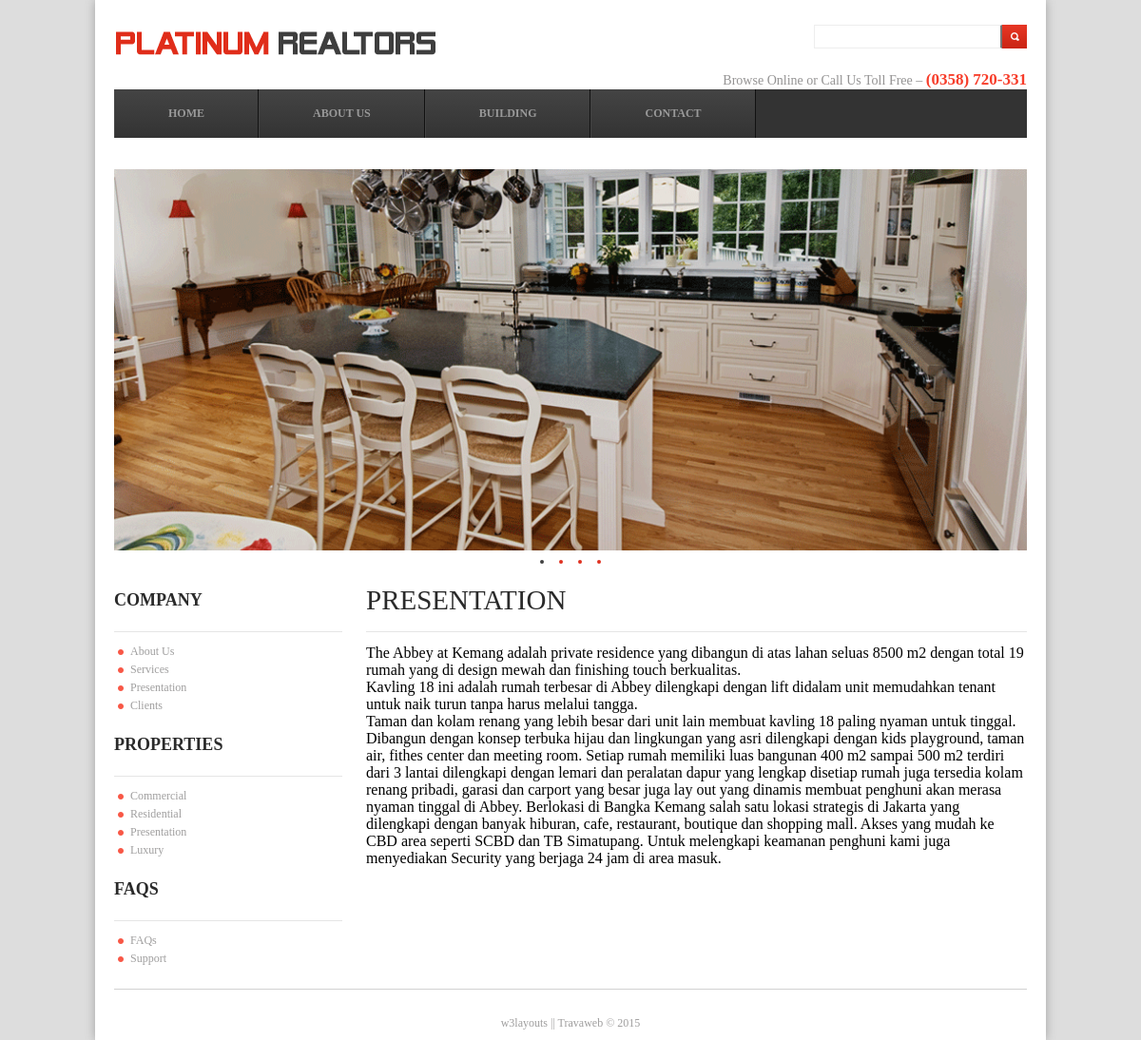
Screenshot of /halaman.php?read=presentation with the database file from the repository.
### tables this page shows
CREATE TABLE IF NOT EXISTS `posting` (
  `id_posting` int(11) NOT NULL AUTO_INCREMENT,
  `email` varchar(122) NOT NULL,
  `judul` varchar(122) NOT NULL,
  `judul_seo` varchar(122) NOT NULL,
  `isi_posting` text NOT NULL,
  `id_kategori` int(11) NOT NULL,
  `lihat` int(11) NOT NULL,
  `tanggal` date NOT NULL,
  `gambar` varchar(1222) NOT NULL,
  `alamat` varchar(122) NOT NULL,
  `luas` varchar(1222) NOT NULL,
  `harga` varchar(122) NOT NULL,
  `tahun` varchar(122) NOT NULL,
  PRIMARY KEY (`id_posting`)
);

### web/view/view.php (the view, shortened to what this page needs)
<div class="gallery">
 <?php
$d=mysql_query("select * from posting where judul_seo='$_GET[read]'");
$r=mysql_fetch_array($d);
echo "
<h4>$r[judul]</h4>";
echo "<p>$r[isi_posting]</p>";
?>
 </div>

### web/css/style.css (style rules this page uses)
html,body,div,span,applet,object,iframe,h1,h2,h3,h4,h5,h6,p,blockquote,pre,a,abbr,acronym,address,big,cite,code,del,dfn,em,img,ins,kbd,q,s,samp,small,strike,strong,sub,sup,tt,var,b,u,i,dl,dt,dd,ol,nav ul,nav li,fieldset,form,label,legend,table,caption,tbody,tfoot,thead,tr,th,td,article,aside,canvas,details,embed,figure,figcaption,footer,header,hgroup,menu,nav,output,ruby,section,summary,time,mark,audio,video { margin:0;padding:0;border:0;font-size:100%;font:inherit;vertical-align:baseline; }
body { font-family: georgia,palatino; background-color:#EEEEEE; background: #ddd; -webkit-background-size: cover; -moz-background-size: cover; -o-background-size: cover; background-size: cover; }
.gallery { float:right; width: 695px; }
.gallery h4 { color: #2A2A2A; font-family: "Agency FB" georgia,palatino; font-weight: 300; font-size: 29px; text-transform: uppercase; line-height: 35px; padding: 15px 0px; letter-spacing: 0px; border-bottom: 1px solid #e5e5e5; margin-bottom: 13px; }

### rows the page displays
posting: judul "PRESENTATION", isi_posting "The Abbey at Kemang adalah private residence yang dibangun di atas lahan seluas 8500 m2 dengan total 19 rumah yang di design mewah dan finishing touch berkualitas. Kavling 18 ini adalah rumah terbesar di Abbey dilengkapi dengan lift didalam unit memudahkan tenant untuk naik turun tanpa harus melalui tangga. Taman dan kolam renang yang lebih besar dari unit lain membuat kavling 18 paling nyaman untuk tinggal. Dibangun dengan konsep terbuka hijau dan lingkungan yang asri dilengkapi dengan kids playground, taman air, fithes center dan meeting room. Setiap rumah memiliki luas bangunan 400 m2 sampai 500 m2 terdiri dari 3 lantai dilengkapi dengan lemari dan peralatan dapur yang lengkap disetiap…"
